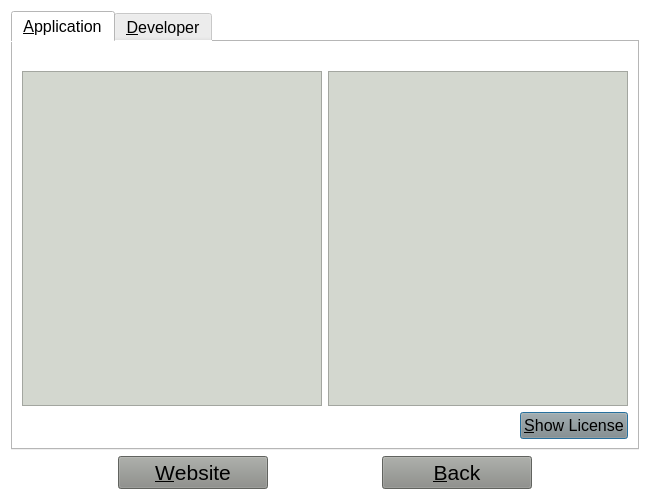
<?xml version="1.0" encoding="UTF-8"?>
<ui version="4.0">
 <class>AboutWindow</class>
 <widget class="QDialog" name="AboutWindow">
  <property name="geometry">
   <rect>
    <x>0</x>
    <y>0</y>
    <width>650</width>
    <height>500</height>
   </rect>
  </property>
  <property name="maximumSize">
   <size>
    <width>32000</width>
    <height>32000</height>
   </size>
  </property>
  <property name="font">
   <font/>
  </property>
  <property name="windowTitle">
   <string>About ExpenseTracker</string>
  </property>
  <property name="styleSheet">
   <string notr="true">background-color: rgb(255, 255, 255);</string>
  </property>
  <property name="modal">
   <bool>true</bool>
  </property>
  <layout class="QVBoxLayout" name="verticalLayout">
   <item>
    <widget class="QTabWidget" name="tabWidget">
     <property name="font">
      <font>
       <pointsize>12</pointsize>
      </font>
     </property>
     <property name="styleSheet">
      <string notr="true">background-color: rgb(255, 255, 255);</string>
     </property>
     <property name="currentIndex">
      <number>0</number>
     </property>
     <widget class="QWidget" name="tabApp">
      <property name="toolTip">
       <string/>
      </property>
      <property name="statusTip">
       <string>About the app and the developer</string>
      </property>
      <attribute name="icon">
       <iconset>
        <normaloff>:/icons/expense_tracker_sm.png</normaloff>:/icons/expense_tracker_sm.png</iconset>
      </attribute>
      <attribute name="title">
       <string>&amp;Application</string>
      </attribute>
      <layout class="QVBoxLayout" name="verticalLayout_3">
       <item>
        <layout class="QVBoxLayout" name="verticalLayout_2">
         <property name="spacing">
          <number>25</number>
         </property>
         <item>
          <widget class="QLabel" name="labelAppImage">
           <property name="text">
            <string/>
           </property>
           <property name="pixmap">
            <pixmap resource="../src/resource.qrc">:/icons/icons/expense_tracker_md.png</pixmap>
           </property>
           <property name="alignment">
            <set>Qt::AlignCenter</set>
           </property>
          </widget>
         </item>
        </layout>
       </item>
       <item>
        <layout class="QHBoxLayout" name="horizontalLayout_3">
         <item>
          <widget class="QTextBrowser" name="browserNotice">
           <property name="font">
            <font>
             <pointsize>12</pointsize>
            </font>
           </property>
           <property name="styleSheet">
            <string notr="true">background-color: rgb(211, 215, 207);</string>
           </property>
           <property name="verticalScrollBarPolicy">
            <enum>Qt::ScrollBarAsNeeded</enum>
           </property>
           <property name="sizeAdjustPolicy">
            <enum>QAbstractScrollArea::AdjustToContents</enum>
           </property>
           <property name="source">
            <url>
             <string>file:///home/mosley/Practice-Projects/ExpenseTracker/notice.html</string>
            </url>
           </property>
           <property name="openExternalLinks">
            <bool>true</bool>
           </property>
          </widget>
         </item>
         <item>
          <widget class="QTextEdit" name="textLicense">
           <property name="font">
            <font/>
           </property>
           <property name="styleSheet">
            <string notr="true">background-color: rgb(211, 215, 207);</string>
           </property>
           <property name="sizeAdjustPolicy">
            <enum>QAbstractScrollArea::AdjustToContents</enum>
           </property>
           <property name="documentTitle">
            <string/>
           </property>
           <property name="undoRedoEnabled">
            <bool>false</bool>
           </property>
           <property name="readOnly">
            <bool>true</bool>
           </property>
           <property name="markdown">
            <string/>
           </property>
           <property name="html">
            <string>&lt;!DOCTYPE HTML PUBLIC &quot;-//W3C//DTD HTML 4.0//EN&quot; &quot;http://www.w3.org/TR/REC-html40/strict.dtd&quot;&gt;
&lt;html&gt;&lt;head&gt;&lt;meta name=&quot;qrichtext&quot; content=&quot;1&quot; /&gt;&lt;meta charset=&quot;utf-8&quot; /&gt;&lt;style type=&quot;text/css&quot;&gt;
p, li { white-space: pre-wrap; }
&lt;/style&gt;&lt;/head&gt;&lt;body style=&quot; font-family:'Ubuntu'; font-size:12pt; font-weight:400; font-style:normal;&quot;&gt;
&lt;p style=&quot;-qt-paragraph-type:empty; margin-top:0px; margin-bottom:0px; margin-left:0px; margin-right:0px; -qt-block-indent:0; text-indent:0px;&quot;&gt;&lt;br /&gt;&lt;/p&gt;&lt;/body&gt;&lt;/html&gt;</string>
           </property>
          </widget>
         </item>
        </layout>
       </item>
       <item>
        <layout class="QHBoxLayout" name="horizontalLayout_2">
         <item>
          <spacer name="horizontalSpacer">
           <property name="orientation">
            <enum>Qt::Horizontal</enum>
           </property>
           <property name="sizeHint" stdset="0">
            <size>
             <width>40</width>
             <height>20</height>
            </size>
           </property>
          </spacer>
         </item>
         <item>
          <widget class="QPushButton" name="buttonLicense">
           <property name="font">
            <font>
             <pointsize>12</pointsize>
            </font>
           </property>
           <property name="styleSheet">
            <string notr="true">background-color: rgb(136, 138, 133);</string>
           </property>
           <property name="text">
            <string>&amp;Show License</string>
           </property>
           <property name="icon">
            <iconset resource="../src/resource.qrc">
             <normaloff>:/icons/icons/license.png</normaloff>:/icons/icons/license.png</iconset>
           </property>
           <property name="checkable">
            <bool>true</bool>
           </property>
          </widget>
         </item>
        </layout>
       </item>
      </layout>
     </widget>
     <widget class="QWidget" name="tabDev">
      <property name="toolTip">
       <string>About the app and the developer</string>
      </property>
      <attribute name="icon">
       <iconset>
        <normaloff>:/icons/dev32.png</normaloff>:/icons/dev32.png</iconset>
      </attribute>
      <attribute name="title">
       <string>&amp;Developer</string>
      </attribute>
      <layout class="QVBoxLayout" name="verticalLayout_4">
       <property name="leftMargin">
        <number>0</number>
       </property>
       <item>
        <widget class="QLabel" name="labelDevImage">
         <property name="font">
          <font>
           <pointsize>12</pointsize>
          </font>
         </property>
         <property name="autoFillBackground">
          <bool>false</bool>
         </property>
         <property name="styleSheet">
          <string notr="true"/>
         </property>
         <property name="text">
          <string/>
         </property>
         <property name="pixmap">
          <pixmap resource="../src/resource.qrc">:/icons/icons/dev.jpg</pixmap>
         </property>
         <property name="alignment">
          <set>Qt::AlignCenter</set>
         </property>
        </widget>
       </item>
       <item>
        <widget class="QLabel" name="labelDevCaption">
         <property name="font">
          <font>
           <pointsize>12</pointsize>
          </font>
         </property>
         <property name="styleSheet">
          <string notr="true">color: rgb(0, 0, 255
);</string>
         </property>
         <property name="text">
          <string>Designed and Developed by Mosleuddin Sarkar</string>
         </property>
         <property name="alignment">
          <set>Qt::AlignCenter</set>
         </property>
        </widget>
       </item>
      </layout>
     </widget>
    </widget>
   </item>
   <item>
    <layout class="QHBoxLayout" name="horizontalLayout">
     <item>
      <spacer name="horizontalSpacer_2">
       <property name="orientation">
        <enum>Qt::Horizontal</enum>
       </property>
       <property name="sizeHint" stdset="0">
        <size>
         <width>40</width>
         <height>20</height>
        </size>
       </property>
      </spacer>
     </item>
     <item>
      <widget class="QPushButton" name="buttonWebsite">
       <property name="minimumSize">
        <size>
         <width>150</width>
         <height>30</height>
        </size>
       </property>
       <property name="font">
        <font>
         <pointsize>16</pointsize>
        </font>
       </property>
       <property name="styleSheet">
        <string notr="true">background-color: rgb(136, 138, 133);</string>
       </property>
       <property name="text">
        <string>&amp;Website</string>
       </property>
       <property name="icon">
        <iconset resource="../src/resource.qrc">
         <normaloff>:/icons/icons/website.png</normaloff>:/icons/icons/website.png</iconset>
       </property>
      </widget>
     </item>
     <item>
      <spacer name="horizontalSpacer_4">
       <property name="orientation">
        <enum>Qt::Horizontal</enum>
       </property>
       <property name="sizeHint" stdset="0">
        <size>
         <width>40</width>
         <height>20</height>
        </size>
       </property>
      </spacer>
     </item>
     <item>
      <widget class="QPushButton" name="buttonBack">
       <property name="minimumSize">
        <size>
         <width>150</width>
         <height>30</height>
        </size>
       </property>
       <property name="font">
        <font>
         <pointsize>16</pointsize>
        </font>
       </property>
       <property name="styleSheet">
        <string notr="true">background-color: rgb(136, 138, 133);</string>
       </property>
       <property name="text">
        <string>&amp;Back</string>
       </property>
       <property name="icon">
        <iconset resource="../src/resource.qrc">
         <normaloff>:/icons/icons/back.png</normaloff>:/icons/icons/back.png</iconset>
       </property>
      </widget>
     </item>
     <item>
      <spacer name="horizontalSpacer_3">
       <property name="orientation">
        <enum>Qt::Horizontal</enum>
       </property>
       <property name="sizeHint" stdset="0">
        <size>
         <width>40</width>
         <height>20</height>
        </size>
       </property>
      </spacer>
     </item>
    </layout>
   </item>
  </layout>
 </widget>
 <resources>
  <include location="../src/resource.qrc"/>
 </resources>
 <connections>
  <connection>
   <sender>buttonBack</sender>
   <signal>clicked()</signal>
   <receiver>AboutWindow</receiver>
   <slot>close()</slot>
   <hints>
    <hint type="sourcelabel">
     <x>510</x>
     <y>550</y>
    </hint>
    <hint type="destinationlabel">
     <x>365</x>
     <y>296</y>
    </hint>
   </hints>
  </connection>
  <connection>
   <sender>buttonWebsite</sender>
   <signal>clicked()</signal>
   <receiver>AboutWindow</receiver>
   <slot>open_website()</slot>
   <hints>
    <hint type="sourcelabel">
     <x>220</x>
     <y>550</y>
    </hint>
    <hint type="destinationlabel">
     <x>365</x>
     <y>296</y>
    </hint>
   </hints>
  </connection>
  <connection>
   <sender>buttonLicense</sender>
   <signal>clicked()</signal>
   <receiver>AboutWindow</receiver>
   <slot>show_license()</slot>
   <hints>
    <hint type="sourcelabel">
     <x>365</x>
     <y>479</y>
    </hint>
    <hint type="destinationlabel">
     <x>365</x>
     <y>296</y>
    </hint>
   </hints>
  </connection>
 </connections>
 <slots>
  <slot>show_license()</slot>
  <slot>open_website()</slot>
 </slots>
</ui>
